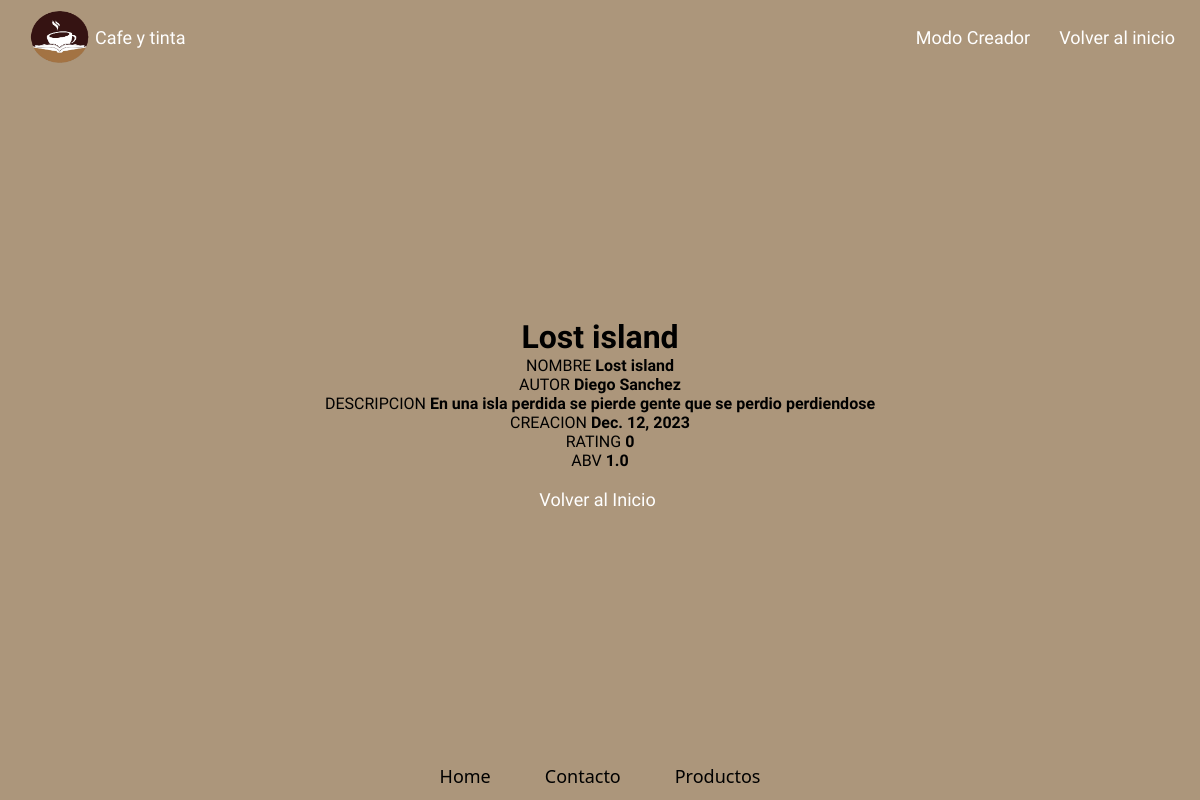
Screenshot of /Creador/4/detail/ with the database file from the repository.
### creador_app/models.py (models this page shows, shortened)
class Creador(Model):
    nombre  =  models.CharField(max_length=400, null = False)
    autor  =  models.CharField(max_length=40, default="Anonimo")
    descripcion  =  models.CharField(max_length=1000)
    creacion = models.DateField(max_length=150,auto_now=True)
    rating  = models.PositiveSmallIntegerField(blank=False,null=False)
    abv     = models.FloatField(blank=True, null=True)
    class Meta:
        db_table = "creador_meta"
    def get_fields(self):
        return [
            (field.verbose_name, field.value_from_object(self))
            for field in self.__class__._meta.fields[1:]
        ]

### creador_app/views.py (the view)
# urls.py: path("<int:pk>/detail/", CreadorDetailView.as_view(), name="detail"),
class CreadorDetailView(CreadorBaseView,DetailView):
    template_name = "Creador_detail.html"

### creador_app/templates/Creador_detail.html (shortened to what this page needs)
{% load static %}
{% block content %}
<main>
  <!DOCTYPE html>
<html lang="en">
<head>
  <link rel="stylesheet" href="{% static './css/style1.css' %}" />
</head>
<body>
  <header>
    <div class="logo">
      <img class="img" src="{% static './Assets/img/Logo 2.png' %}" width="60" height="54" alt="">
      <h1 class="slogan">Cafe y tinta</h1>
    </div>
    <nav role="search">
      <a class="link" href="{% url 'creador:all' %}">Modo Creador</a>
      <a class="link" href="{% url 'index' %}">Volver al inicio</a>
    </nav>
  </header>
<body>
<main class="Body_Create">
  <div>
    <h1>{{creador.nombre}}</h1>
    {% for label, value in creador.get_fields %}
    <div>
      <span>{{label | upper}}</span>
      <span> <b> {{value}} </b></span>
    </div>
    {% endfor %}
    <br>
    <a class= "link" href="{% url 'creador:all' %}">Volver al Inicio</a>
  </div>
</main>
<footer>
  <nav role="search">
    <a class="link" href="">Home</a>
    <a class="link" href="">Contacto</a>
    <a class="link" href="">Productos</a>
  </nav>
</footer>
{% endblock %}

### static/Css/style1.css (style rules this page uses)
* { font-family:'Special Elite'; padding: 0; margin: 0; box-sizing: border-box; }
a { text-decoration: none; color: white; }
header { background-image: url(https://us.123rf.com/450wm/gangiskhan/gangiskhan1604/gangiskhan160400477/55388217-libros-de-la-vendimia-en-el-fondo-de-la-biblioteca.jpg?ver=6); min-height: 70px; width: 100vw; display: flex; justify-content: space-between; align-items: center; padding: 10px; }
.logo { display: flex; align-items: center; }
.img { border-radius: 50%; margin-left: 20px; cursor: pointer; }
.slogan { font-size: large; font-weight: 100; margin-left: 5px; color:white; }
.link { text-decoration: none; font-size: large; font-weight: 200; color: rgb(255, 255, 255); background-image: url(https://plus.unsplash.com/premium_photo-1675695700239-44153e6bf430?ixlib=rb-4.0.3&ixid=M3wxMjA3fDB8MHxzZWFyY2h8MXx8dGV4dHVyYSUyMGRlJTIwcGFwZWx8ZW58MHx8MHx8fDA%3D&w=1000&q=80); padding: 10px; margin-right: 5px; transition: .5s ease; border-radius: 10px; }
main { text-align: center; background-color: rgb(172, 150, 123); }
.Body_Create { height: 85vh; display: flex; align-items: center; justify-content: center; flex-direction: column; }

### rows the page displays
Creador: nombre "Lost island", get_fields "Lost island" "Diego Sanchez" "En una isla perdida se pierde gente que se perdio perdiendose" "Dec. 12, 2023" "1.0"

### other values shown
{{ label | upper }} "NOMBRE" "AUTOR" "DESCRIPCION" "CREACION" "RATING" "ABV"
{{ value }} "0"
